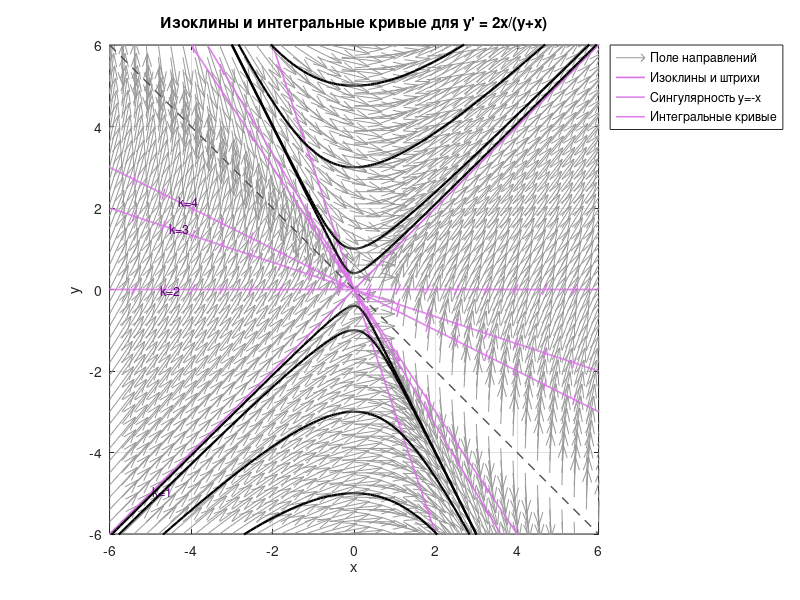

The MATLAB script that drew this image:
%% isoclines_and_integral_curves_2x_over_yplusx.m
% Построение изоклин и интегральных кривых для y' = 2x/(y+x)
clc; clear; close all;

% правая часть ОДУ
odefun = @(x,y) (2.*x) ./ (y + x);

% Параметры окна и сетки
xlim_plot = [-6 6];
ylim_plot = [-6 6];
nx = 41; ny = 41;

% Сетка для поля направлений
[xg, yg] = meshgrid(linspace(xlim_plot(1), xlim_plot(2), nx), ...
                    linspace(ylim_plot(1), ylim_plot(2), ny));

% Вычислим наклон, избегая точки сингулярности y + x = 0
den = (xg + yg);
slope = nan(size(den));
idx = abs(den) > 1e-6;
slope(idx) = (2 .* xg(idx)) ./ den(idx);

% Нормализация векторов для quiver
U = ones(size(slope));
V = slope;
L = sqrt(U.^2 + V.^2);
U = U ./ L; V = V ./ L;

figure('Color','w','Position',[200 200 900 800]); hold on; box on; grid on;
title('Изоклины и интегральные кривые для y'' = 2x/(y+x)');
xlabel('x'); ylabel('y');
axis([xlim_plot ylim_plot]); axis equal;

% Поле направлений (серое)
hQ = quiver(xg(idx), yg(idx), U(idx), V(idx), 0.45, 'Color',[0.6 0.6 0.6]);
set(hQ,'AutoScale','off','LineWidth',0.5);

% Выберем значения k (4 отрицательных и 4 положительных, равноудалённых по шагу)
k_values = [-4 -3 -2 -1 1 2 3 4];

% Линия для построения изоклин
x_line = linspace(xlim_plot(1), xlim_plot(2), 600);

for ki = 1:length(k_values)
    k = k_values(ki);
    % Обрабатываем k = 0 отдельно (тогда условие y' = 0 -> 2x = 0 -> x = 0)
    if abs(k) < 1e-9
        % вертикальная изоклина x=0
        plot([0 0], ylim_plot, 'Color',[0.85 0.45 0.9], 'LineWidth',1.4);
        % подпись
        text(0+0.15, 0.8*ylim_plot(2), 'k=0', 'Color',[0.4 0 0.5], 'FontSize',9);
        continue;
    end
    
    % из уравнения (2x)/(y+x) = k → 2x = k(y+x) → y = x*(2-k)/k
    m = (2 - k) / k;
    y_line = m .* x_line;
    valid = (y_line >= ylim_plot(1)) & (y_line <= ylim_plot(2));
    plot(x_line(valid), y_line(valid), 'Color',[0.85 0.45 0.9], 'LineWidth',1.2);
    
    % Добавим маленькие штрихи вдоль изоклины (направление отрезка [1;k])
    xs = linspace(xlim_plot(1)+0.6, xlim_plot(2)-0.6, 16);
    ys = m .* xs;
    keep = ys>=ylim_plot(1) & ys<=ylim_plot(2) & abs(xs+ys) > 1e-6;
    xs = xs(keep); ys = ys(keep);
    dirvec = [1; k]; dirvec = dirvec / norm(dirvec);
    len = 0.28;
    for j = 1:length(xs)
        plot([xs(j)-len*dirvec(1)/2, xs(j)+len*dirvec(1)/2], ...
             [ys(j)-len*dirvec(2)/2, ys(j)+len*dirvec(2)/2], ...
             'Color',[0.85 0.45 0.9],'LineWidth',1.0);
    end
    
    % подпись k у края
    txt_x = xlim_plot(1) + 0.14*ki*(xlim_plot(2)-xlim_plot(1))/length(k_values);
    txt_y = m * txt_x;
    if txt_y >= ylim_plot(1) && txt_y <= ylim_plot(2)
        text(txt_x, txt_y, sprintf('k=%g', k), 'Color',[0.4 0 0.5], 'FontSize',9);
    end
end

% Отметим особую линию сингулярности y = -x
xs_sing = linspace(xlim_plot(1), xlim_plot(2), 2);
ys_sing = -xs_sing;
plot(xs_sing, ys_sing, '--', 'Color',[0.3 0.3 0.3], 'LineWidth',1.0);

% --- Интегральные кривые ---
% Интегрируем dy/dx = 2x/(y+x) от x0 = 0 вправо и влево для нескольких y0
xspan_f = [0 6];
xspan_b = [0 -6];

% Подбор начальных условий (избегаем y0 = 0, т.к. на x=0 и y=0 знаменатель = 0)
y0_list = [-5 -3 -1 -0.4 0.4 1 3 5];

opts = odeset('RelTol',1e-6,'AbsTol',1e-8);
for i = 1:length(y0_list)
    y0 = y0_list(i);
    % вправо
    try
        [Xf,Yf] = ode45(odefun, xspan_f, y0, opts);
        plot(Xf, Yf, 'k', 'LineWidth', 1.6);
    catch
        % пропустить разрывы
    end
    % влево
    try
        [Xb,Yb] = ode45(odefun, xspan_b, y0, opts);
        plot(Xb, Yb, 'k', 'LineWidth', 1.6);
    catch
    end
end

legend({'Поле направлений','Изоклины и штрихи','Сингулярность y=-x','Интегральные кривые'}, 'Location','bestoutside');
set(gca,'FontSize',10);
hold off;
